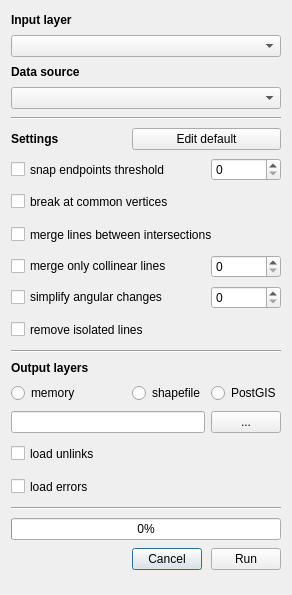
<?xml version="1.0" encoding="UTF-8"?>
<!--
SPDX-FileCopyrightText: 2017 Jorge Gil <jorge.gil@ucl.ac.uk>
SPDX-FileCopyrightText: 2017 UCL
SPDX-FileCopyrightText: 2019 Ioanna Kolovou <i.kolovou@spacesyntax.com>
SPDX-FileCopyrightText: 2019 Space Syntax Ltd.

SPDX-License-Identifier: GPL-2.0-or-later
-->
<ui version="4.0">
 <class>RoadNetworkCleanerDialog</class>
 <widget class="QDialog" name="RoadNetworkCleanerDialog">
  <property name="geometry">
   <rect>
    <x>0</x>
    <y>0</y>
    <width>292</width>
    <height>595</height>
   </rect>
  </property>
  <property name="minimumSize">
   <size>
    <width>0</width>
    <height>0</height>
   </size>
  </property>
  <property name="windowTitle">
   <string>RoadNetworkCleaner</string>
  </property>
  <layout class="QHBoxLayout" name="horizontalLayout">
   <item>
    <layout class="QGridLayout">
     <property name="sizeConstraint">
      <enum>QLayout::SetMinimumSize</enum>
     </property>
     <item row="16" column="0" colspan="2">
      <widget class="QCheckBox" name="simplifyCheckBox">
       <property name="text">
        <string>simplify angular changes </string>
       </property>
      </widget>
     </item>
     <item row="2" column="0" colspan="2">
      <widget class="QLabel" name="label_5">
       <property name="sizePolicy">
        <sizepolicy hsizetype="Minimum" vsizetype="Fixed">
         <horstretch>0</horstretch>
         <verstretch>0</verstretch>
        </sizepolicy>
       </property>
       <property name="font">
        <font>
         <weight>75</weight>
         <bold>true</bold>
        </font>
       </property>
       <property name="text">
        <string>Data source</string>
       </property>
      </widget>
     </item>
     <item row="39" column="1">
      <widget class="QPushButton" name="cancelButton">
       <property name="sizePolicy">
        <sizepolicy hsizetype="Fixed" vsizetype="Fixed">
         <horstretch>0</horstretch>
         <verstretch>0</verstretch>
        </sizepolicy>
       </property>
       <property name="maximumSize">
        <size>
         <width>70</width>
         <height>16777215</height>
        </size>
       </property>
       <property name="text">
        <string>Cancel</string>
       </property>
      </widget>
     </item>
     <item row="12" column="0" colspan="2">
      <widget class="QCheckBox" name="snapCheckBox">
       <property name="sizePolicy">
        <sizepolicy hsizetype="Minimum" vsizetype="Fixed">
         <horstretch>0</horstretch>
         <verstretch>0</verstretch>
        </sizepolicy>
       </property>
       <property name="maximumSize">
        <size>
         <width>16777215</width>
         <height>25</height>
        </size>
       </property>
       <property name="text">
        <string>snap endpoints threshold</string>
       </property>
      </widget>
     </item>
     <item row="12" column="2">
      <widget class="QSpinBox" name="snapSpinBox">
       <property name="maximumSize">
        <size>
         <width>70</width>
         <height>16777215</height>
        </size>
       </property>
      </widget>
     </item>
     <item row="17" column="2">
      <widget class="QLabel" name="label_3">
       <property name="text">
        <string/>
       </property>
      </widget>
     </item>
     <item row="13" column="0" colspan="2">
      <widget class="QCheckBox" name="breakCheckBox">
       <property name="sizePolicy">
        <sizepolicy hsizetype="Minimum" vsizetype="Preferred">
         <horstretch>0</horstretch>
         <verstretch>0</verstretch>
        </sizepolicy>
       </property>
       <property name="minimumSize">
        <size>
         <width>0</width>
         <height>25</height>
        </size>
       </property>
       <property name="maximumSize">
        <size>
         <width>16777215</width>
         <height>25</height>
        </size>
       </property>
       <property name="text">
        <string>break at common vertices</string>
       </property>
      </widget>
     </item>
     <item row="13" column="2">
      <widget class="QLabel" name="label_7">
       <property name="text">
        <string/>
       </property>
      </widget>
     </item>
     <item row="17" column="0" colspan="2">
      <widget class="QCheckBox" name="orphansCheckBox">
       <property name="minimumSize">
        <size>
         <width>0</width>
         <height>25</height>
        </size>
       </property>
       <property name="maximumSize">
        <size>
         <width>16777215</width>
         <height>25</height>
        </size>
       </property>
       <property name="text">
        <string>remove isolated lines</string>
       </property>
      </widget>
     </item>
     <item row="14" column="0" colspan="3">
      <widget class="QCheckBox" name="mergeCheckBox">
       <property name="minimumSize">
        <size>
         <width>0</width>
         <height>25</height>
        </size>
       </property>
       <property name="maximumSize">
        <size>
         <width>16777215</width>
         <height>25</height>
        </size>
       </property>
       <property name="text">
        <string>merge lines between intersections</string>
       </property>
      </widget>
     </item>
     <item row="15" column="2">
      <widget class="QSpinBox" name="angleSpinBox"/>
     </item>
     <item row="15" column="0" colspan="2">
      <widget class="QCheckBox" name="mergeCollinearCheckBox">
       <property name="text">
        <string>merge only collinear lines</string>
       </property>
      </widget>
     </item>
     <item row="32" column="0" colspan="3">
      <widget class="QCheckBox" name="errorsCheckBox">
       <property name="sizePolicy">
        <sizepolicy hsizetype="Minimum" vsizetype="Fixed">
         <horstretch>0</horstretch>
         <verstretch>0</verstretch>
        </sizepolicy>
       </property>
       <property name="minimumSize">
        <size>
         <width>0</width>
         <height>25</height>
        </size>
       </property>
       <property name="text">
        <string>load errors</string>
       </property>
      </widget>
     </item>
     <item row="31" column="0" colspan="3">
      <widget class="QCheckBox" name="unlinksCheckBox">
       <property name="minimumSize">
        <size>
         <width>0</width>
         <height>25</height>
        </size>
       </property>
       <property name="text">
        <string>load unlinks</string>
       </property>
      </widget>
     </item>
     <item row="39" column="2">
      <widget class="QPushButton" name="cleanButton">
       <property name="sizePolicy">
        <sizepolicy hsizetype="MinimumExpanding" vsizetype="Fixed">
         <horstretch>0</horstretch>
         <verstretch>0</verstretch>
        </sizepolicy>
       </property>
       <property name="maximumSize">
        <size>
         <width>70</width>
         <height>16777215</height>
        </size>
       </property>
       <property name="text">
        <string>Run</string>
       </property>
      </widget>
     </item>
     <item row="0" column="0" colspan="3">
      <widget class="QLabel" name="label">
       <property name="sizePolicy">
        <sizepolicy hsizetype="Minimum" vsizetype="Fixed">
         <horstretch>0</horstretch>
         <verstretch>0</verstretch>
        </sizepolicy>
       </property>
       <property name="font">
        <font>
         <weight>75</weight>
         <bold>true</bold>
        </font>
       </property>
       <property name="text">
        <string>Input layer</string>
       </property>
      </widget>
     </item>
     <item row="30" column="2">
      <widget class="QPushButton" name="browseCleaned">
       <property name="sizePolicy">
        <sizepolicy hsizetype="MinimumExpanding" vsizetype="Fixed">
         <horstretch>0</horstretch>
         <verstretch>0</verstretch>
        </sizepolicy>
       </property>
       <property name="maximumSize">
        <size>
         <width>70</width>
         <height>16777215</height>
        </size>
       </property>
       <property name="text">
        <string>...</string>
       </property>
      </widget>
     </item>
     <item row="23" column="1">
      <widget class="QRadioButton" name="shpRadioButton">
       <property name="text">
        <string>shapefile</string>
       </property>
      </widget>
     </item>
     <item row="19" column="0" colspan="3">
      <widget class="Line" name="line">
       <property name="orientation">
        <enum>Qt::Horizontal</enum>
       </property>
      </widget>
     </item>
     <item row="37" column="0" colspan="3">
      <widget class="QProgressBar" name="cleaningProgress">
       <property name="sizePolicy">
        <sizepolicy hsizetype="MinimumExpanding" vsizetype="Fixed">
         <horstretch>0</horstretch>
         <verstretch>0</verstretch>
        </sizepolicy>
       </property>
       <property name="value">
        <number>0</number>
       </property>
      </widget>
     </item>
     <item row="30" column="0" colspan="2">
      <widget class="QLineEdit" name="outputCleaned">
       <property name="enabled">
        <bool>true</bool>
       </property>
       <property name="sizePolicy">
        <sizepolicy hsizetype="Minimum" vsizetype="Fixed">
         <horstretch>0</horstretch>
         <verstretch>0</verstretch>
        </sizepolicy>
       </property>
      </widget>
     </item>
     <item row="35" column="0" colspan="3">
      <widget class="Line" name="line_2">
       <property name="orientation">
        <enum>Qt::Horizontal</enum>
       </property>
      </widget>
     </item>
     <item row="1" column="0" colspan="3">
      <widget class="QComboBox" name="inputCombo">
       <property name="sizePolicy">
        <sizepolicy hsizetype="Minimum" vsizetype="Fixed">
         <horstretch>0</horstretch>
         <verstretch>0</verstretch>
        </sizepolicy>
       </property>
      </widget>
     </item>
     <item row="4" column="0" colspan="3">
      <widget class="Line" name="line_3">
       <property name="orientation">
        <enum>Qt::Horizontal</enum>
       </property>
      </widget>
     </item>
     <item row="23" column="0">
      <widget class="QRadioButton" name="memoryRadioButton">
       <property name="text">
        <string>memory</string>
       </property>
      </widget>
     </item>
     <item row="23" column="2">
      <widget class="QRadioButton" name="postgisRadioButton">
       <property name="text">
        <string>PostGIS</string>
       </property>
      </widget>
     </item>
     <item row="22" column="0" colspan="3">
      <widget class="QLabel" name="label_4">
       <property name="sizePolicy">
        <sizepolicy hsizetype="MinimumExpanding" vsizetype="Fixed">
         <horstretch>0</horstretch>
         <verstretch>0</verstretch>
        </sizepolicy>
       </property>
       <property name="font">
        <font>
         <weight>75</weight>
         <bold>true</bold>
        </font>
       </property>
       <property name="text">
        <string>Output layers</string>
       </property>
      </widget>
     </item>
     <item row="3" column="0" colspan="3">
      <widget class="QComboBox" name="dataSourceCombo">
       <property name="sizePolicy">
        <sizepolicy hsizetype="Minimum" vsizetype="Fixed">
         <horstretch>0</horstretch>
         <verstretch>0</verstretch>
        </sizepolicy>
       </property>
      </widget>
     </item>
     <item row="5" column="0">
      <widget class="QLabel" name="label_2">
       <property name="sizePolicy">
        <sizepolicy hsizetype="MinimumExpanding" vsizetype="Fixed">
         <horstretch>0</horstretch>
         <verstretch>0</verstretch>
        </sizepolicy>
       </property>
       <property name="font">
        <font>
         <weight>75</weight>
         <bold>true</bold>
        </font>
       </property>
       <property name="text">
        <string>Settings</string>
       </property>
      </widget>
     </item>
     <item row="5" column="1" colspan="2">
      <widget class="QPushButton" name="editDefaultButton">
       <property name="text">
        <string>Edit default</string>
       </property>
      </widget>
     </item>
     <item row="16" column="2">
      <widget class="QSpinBox" name="angularChangeSpinBox"/>
     </item>
    </layout>
   </item>
  </layout>
 </widget>
 <resources/>
 <connections/>
</ui>
